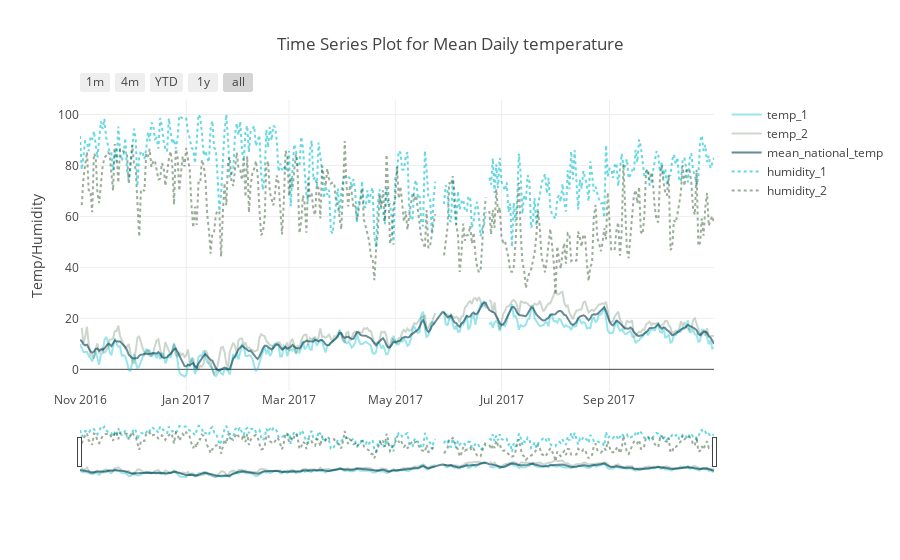

Notebook code cell kept with this figure:
### Code cell
groupBy_whole = dataInt.groupby('date').mean()


trace1 = go.Scatter(
        x=groupBy_whole.temp_1.index, 
        y=groupBy_whole.temp_1, 
        mode = 'lines',
        name = 'temp_1',
        marker = dict(color = 'rgba(0, 191, 205, 0.4)'))
trace2 = go.Scatter(
        x=groupBy_whole.temp_2.index, 
        y=groupBy_whole.temp_2, 
        mode = 'lines',
        name = 'temp_2',
        marker = dict(color = 'rgba(1, 50, 2, 0.2)'))
trace3 = go.Scatter(
        x=groupBy_whole.mean_national_temp.index, 
        y=groupBy_whole.mean_national_temp, 
        mode = 'lines',
        name = 'mean_national_temp',
        marker = dict(color = 'rgba(0, 61, 80, 0.6)'))
trace4 = go.Scatter(
        x=groupBy_whole.humidity_1.index, 
        y=groupBy_whole.humidity_1, 
        name = 'humidity_1',
        line = dict(
            color = 'rgba(0, 191, 205, 0.6)',
            width = 2,
            dash = 'dot'))
trace5 = go.Scatter(
        x=groupBy_whole.humidity_2.index, 
        y=groupBy_whole.humidity_2, 
        name = 'humidity_2',
        line = dict(
            color = 'rgba(1, 50, 2, 0.4)',
            width = 2,
            dash = 'dot'))

data = [trace1, trace2, trace3, trace4, trace5]

# layout=dict(title="Time Series Plot for Mean Daily temperature", xaxis={'title':'Date'}, yaxis={'title':'Temp/Humidity'})
layout = dict(
    title="Time Series Plot for Mean Daily temperature",
    xaxis=dict(
        rangeselector=dict(
            buttons=list([
                dict(count=1,
                     label='1m',
                     step='month',
                     stepmode='backward'),
                dict(count=4,
                     label='4m',
                     step='month',
                     stepmode='backward'),
                dict(count=1,
                    label='YTD',
                    step='year',
                    stepmode='todate'),
                dict(count=1,
                    label='1y',
                    step='year',
                    stepmode='backward'),
                dict(step='all')
            ])
        ),
        rangeslider=dict(
            visible = True
        ),
        type='date'
    ),
    yaxis={'title':'Temp/Humidity'}
)
fig=dict(data=data,layout=layout)
iplot(fig)

### Figure 1 — Plotly figure (JSON) as saved in the notebook; plotly's stock layout.template omitted (floating-point values rounded to 4 significant figures; data arrays with more than 128 entries replaced by an {"elided": "..."} marker saying what was removed)
{"data": [{"marker": {"color": "rgba(0, 191, 205, 0.4)"}, "mode": "lines", "name": "temp_1", "type": "scatter", "uid": "0ee3c421-dba2-4f8b-a0f9-8360c90c0f28", "x": {"elided": "365 str values"}, "y": {"elided": "365 float values"}}, {"marker": {"color": "rgba(1, 50, 2, 0.2)"}, "mode": "lines", "name": "temp_2", "type": "scatter", "uid": "20bf1be7-714e-4c0d-b16a-f46921daf6db", "x": {"elided": "365 str values"}, "y": {"elided": "365 float values"}}, {"marker": {"color": "rgba(0, 61, 80, 0.6)"}, "mode": "lines", "name": "mean_national_temp", "type": "scatter", "uid": "854ca5b7-d198-45b3-a5c1-f75e019b9727", "x": {"elided": "365 str values"}, "y": {"elided": "365 float values"}}, {"line": {"color": "rgba(0, 191, 205, 0.6)", "dash": "dot", "width": 2}, "name": "humidity_1", "type": "scatter", "uid": "a5d98f7c-c132-4c74-be7e-0c5b380c71af", "x": {"elided": "365 str values"}, "y": {"elided": "365 float values"}}, {"line": {"color": "rgba(1, 50, 2, 0.4)", "dash": "dot", "width": 2}, "name": "humidity_2", "type": "scatter", "uid": "31536ffe-99fb-4326-900a-f4aa3a64a53e", "x": {"elided": "365 str values"}, "y": {"elided": "365 float values"}}], "layout": {"title": {"text": "Time Series Plot for Mean Daily temperature"}, "xaxis": {"rangeselector": {"buttons": [{"count": 1, "label": "1m", "step": "month", "stepmode": "backward"}, {"count": 4, "label": "4m", "step": "month", "stepmode": "backward"}, {"count": 1, "label": "YTD", "step": "year", "stepmode": "todate"}, {"count": 1, "label": "1y", "step": "year", "stepmode": "backward"}, {"step": "all"}]}, "rangeslider": {"visible": true}, "type": "date"}, "yaxis": {"title": {"text": "Temp/Humidity"}}}}
